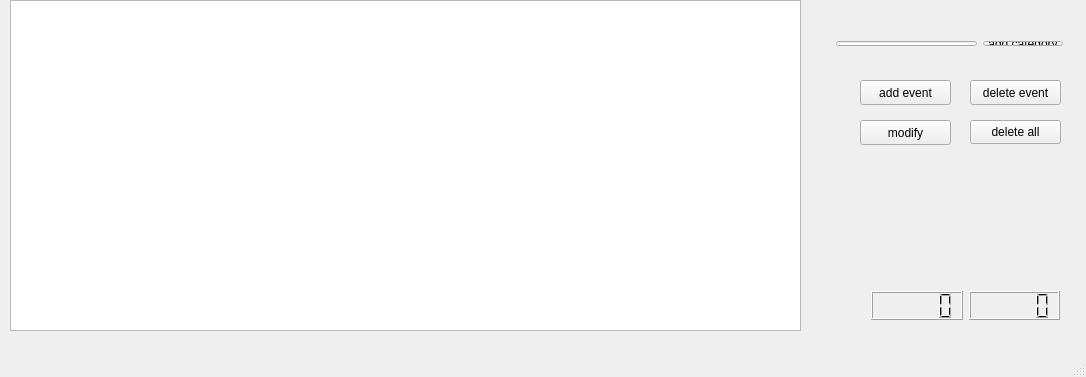
<?xml version="1.0" encoding="UTF-8"?>
<ui version="4.0">
 <class>MainWindow</class>
 <widget class="QMainWindow" name="MainWindow">
  <property name="geometry">
   <rect>
    <x>0</x>
    <y>0</y>
    <width>1086</width>
    <height>377</height>
   </rect>
  </property>
  <property name="windowTitle">
   <string>MainWindow</string>
  </property>
  <widget class="QWidget" name="centralWidget">
   <widget class="QTableWidget" name="tableWidget">
    <property name="geometry">
     <rect>
      <x>10</x>
      <y>0</y>
      <width>791</width>
      <height>331</height>
     </rect>
    </property>
   </widget>
   <widget class="QPushButton" name="pushButton">
    <property name="geometry">
     <rect>
      <x>860</x>
      <y>120</y>
      <width>91</width>
      <height>25</height>
     </rect>
    </property>
    <property name="text">
     <string>modify</string>
    </property>
    <property name="default">
     <bool>false</bool>
    </property>
    <property name="flat">
     <bool>false</bool>
    </property>
   </widget>
   <widget class="QPushButton" name="pushButton_2">
    <property name="geometry">
     <rect>
      <x>970</x>
      <y>80</y>
      <width>91</width>
      <height>25</height>
     </rect>
    </property>
    <property name="text">
     <string>delete event</string>
    </property>
   </widget>
   <widget class="QPushButton" name="pushButton_4">
    <property name="geometry">
     <rect>
      <x>860</x>
      <y>80</y>
      <width>91</width>
      <height>25</height>
     </rect>
    </property>
    <property name="text">
     <string>add event</string>
    </property>
   </widget>
   <widget class="QToolButton" name="toolButton">
    <property name="geometry">
     <rect>
      <x>970</x>
      <y>120</y>
      <width>91</width>
      <height>24</height>
     </rect>
    </property>
    <property name="minimumSize">
     <size>
      <width>0</width>
      <height>24</height>
     </size>
    </property>
    <property name="text">
     <string>delete all</string>
    </property>
    <property name="popupMode">
     <enum>QToolButton::InstantPopup</enum>
    </property>
   </widget>
   <widget class="QWidget" name="">
    <property name="geometry">
     <rect>
      <x>820</x>
      <y>0</y>
      <width>251</width>
      <height>21</height>
     </rect>
    </property>
    <layout class="QHBoxLayout" name="horizontalLayout">
     <item>
      <widget class="QLabel" name="label_2">
       <property name="text">
        <string>TextLabel</string>
       </property>
      </widget>
     </item>
     <item>
      <widget class="QLabel" name="label">
       <property name="text">
        <string>TextLabel</string>
       </property>
      </widget>
     </item>
    </layout>
   </widget>
   <widget class="QWidget" name="">
    <property name="geometry">
     <rect>
      <x>825</x>
      <y>30</y>
      <width>249</width>
      <height>27</height>
     </rect>
    </property>
    <layout class="QGridLayout" name="gridLayout">
     <item row="0" column="0">
      <widget class="QLineEdit" name="lineEdit"/>
     </item>
     <item row="0" column="1">
      <widget class="QPushButton" name="pushButton_3">
       <property name="text">
        <string>add category</string>
       </property>
      </widget>
     </item>
    </layout>
   </widget>
   <widget class="QWidget" name="">
    <property name="geometry">
     <rect>
      <x>860</x>
      <y>280</y>
      <width>211</width>
      <height>51</height>
     </rect>
    </property>
    <layout class="QGridLayout" name="gridLayout_2">
     <item row="0" column="0">
      <widget class="QLCDNumber" name="lcdNumber_2"/>
     </item>
     <item row="0" column="1">
      <widget class="QLCDNumber" name="lcdNumber"/>
     </item>
    </layout>
   </widget>
  </widget>
  <widget class="QMenuBar" name="menuBar">
   <property name="geometry">
    <rect>
     <x>0</x>
     <y>0</y>
     <width>1086</width>
     <height>22</height>
    </rect>
   </property>
  </widget>
  <widget class="QStatusBar" name="statusBar"/>
 </widget>
 <layoutdefault spacing="6" margin="11"/>
 <resources/>
 <connections/>
</ui>
